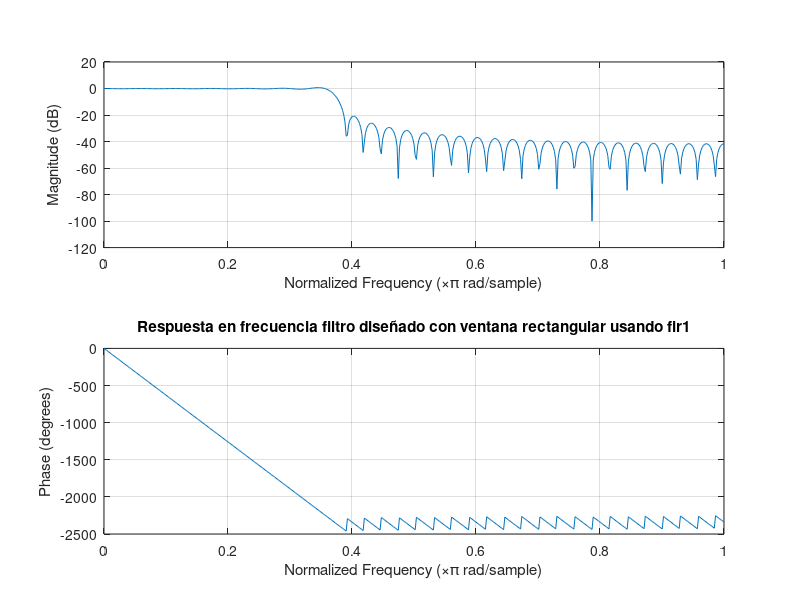
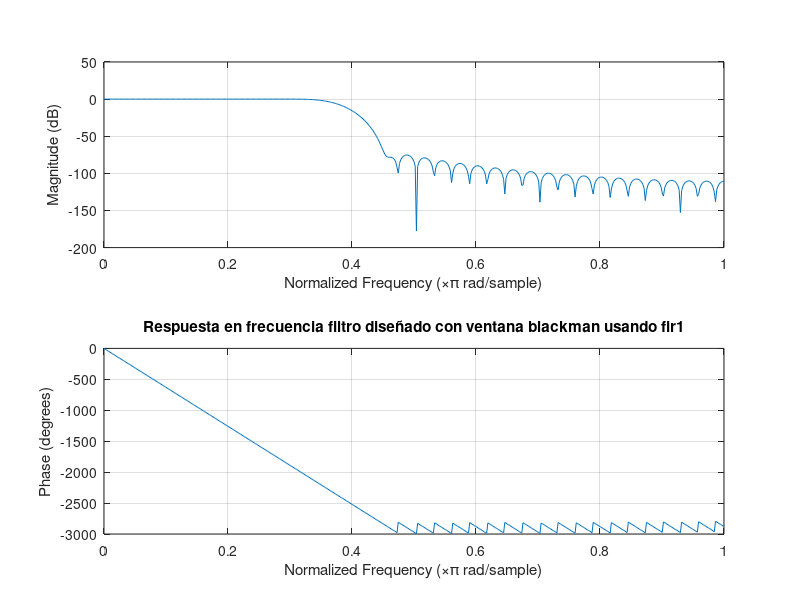
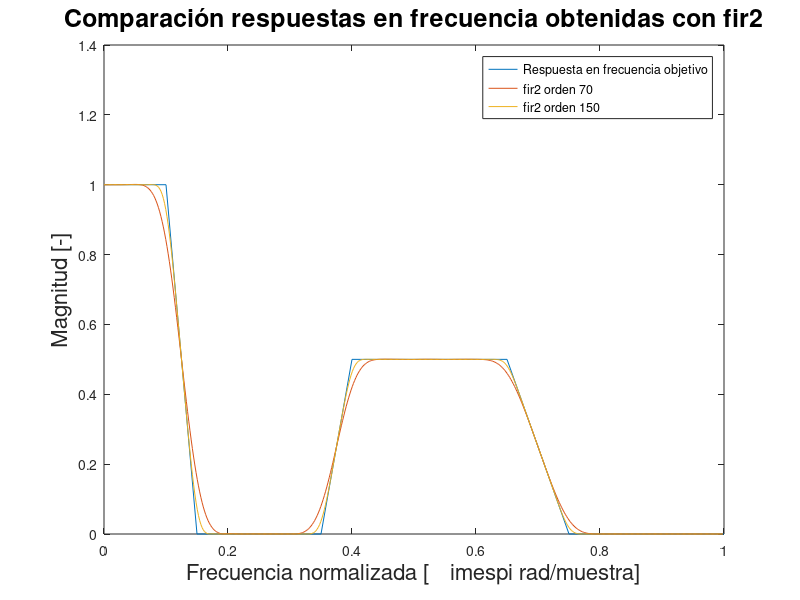
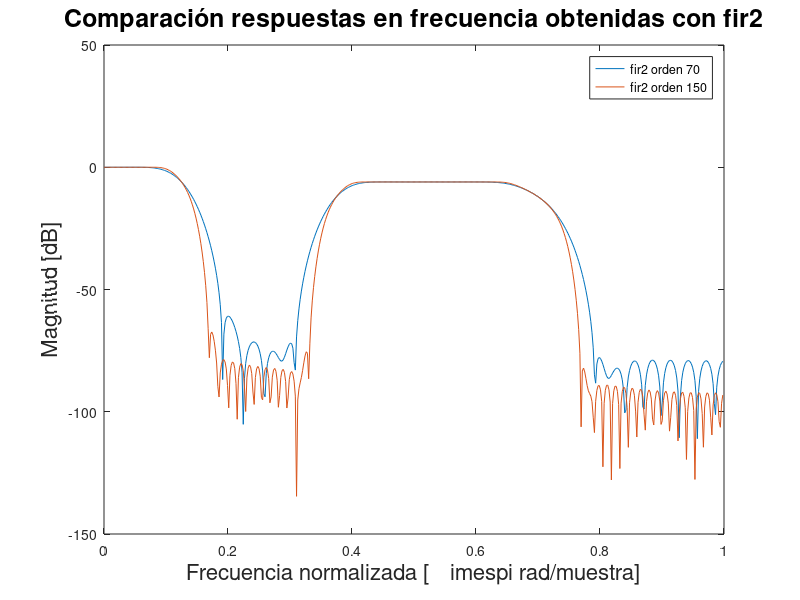

The MATLAB script that drew these images, in order:
%%%%% Parte III Lab 3 DSP
close all; clear; clc
%%% 1. Diseño de filtros FIR usando fir1

%orden
n1 = 70;
%frecuencia de corte normalizada
Fs = 16000; fc_Hz = 3000; fc = fc_Hz/(Fs/2);
%ventanas
win11 = ones(n1+1,1);win12 = blackman(n1+1);
%diseño
b11 = fir1(n1,fc,win11); b12 = fir1(n1,fc,win12);
%Visualización
%[f11,h11] = freqz(b11,a1); [f12,h12] = freqz(b12,a1);
figure
freqz(b11,1)
title("Respuesta en frecuencia filtro diseñado con ventana rectangular usando fir1")
figure
freqz(b12,1)
title("Respuesta en frecuencia filtro diseñado con ventana blackman usando fir1")

%%% 2. Diseño de filtros FIR usando fir2

%orden 
n21 = 70; n22 = 150;
%Objetivo en frecuencia
f_obj = [0 .1 .15 .35 .4 .65 .75 1];
h_obj = [1  1   0   0 .5  .5   0 0];
%diseño
b21 = fir2(n21,f_obj, h_obj); b22 = fir2(n22,f_obj, h_obj);
%Respuesta en frecuencia
[h21,w21] = freqz(b21,1); [h22,w22] = freqz(b22,1);

figure
plot(f_obj,h_obj);hold on
plot(w21/(pi),abs(h21)); plot(w22/(pi),abs(h22));
title("Comparación respuestas en frecuencia obtenidas con fir2","FontSize",18)
xlabel("Frecuencia normalizada [\times\pi rad/muestra]","FontSize",16)
ylabel("Magnitud [-]","FontSize",16)
legend("Respuesta en frecuencia objetivo", "fir2 orden 70", "fir2 orden 150")

figure
plot(w21/(pi),20*log10(abs(h21))); hold on;
plot(w22/(pi),20*log10(abs(h22)));
title("Comparación respuestas en frecuencia obtenidas con fir2","FontSize",18)
xlabel("Frecuencia normalizada [\times\pi rad/muestra]","FontSize",16)
ylabel("Magnitud [dB]","FontSize",16)
legend("fir2 orden 70", "fir2 orden 150")